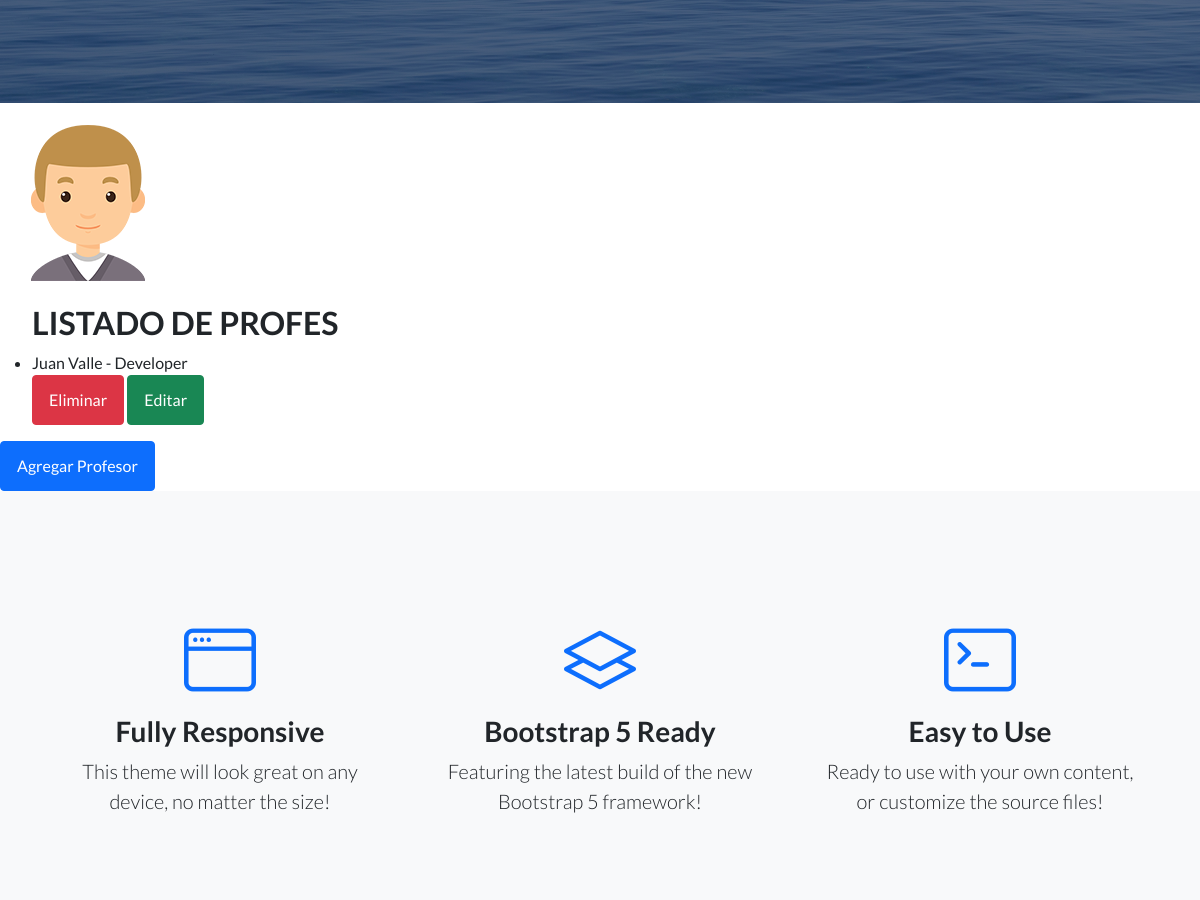
The page /AppCoder/leerProfesores/ (signed in, middle part) on the database as committed earlier.
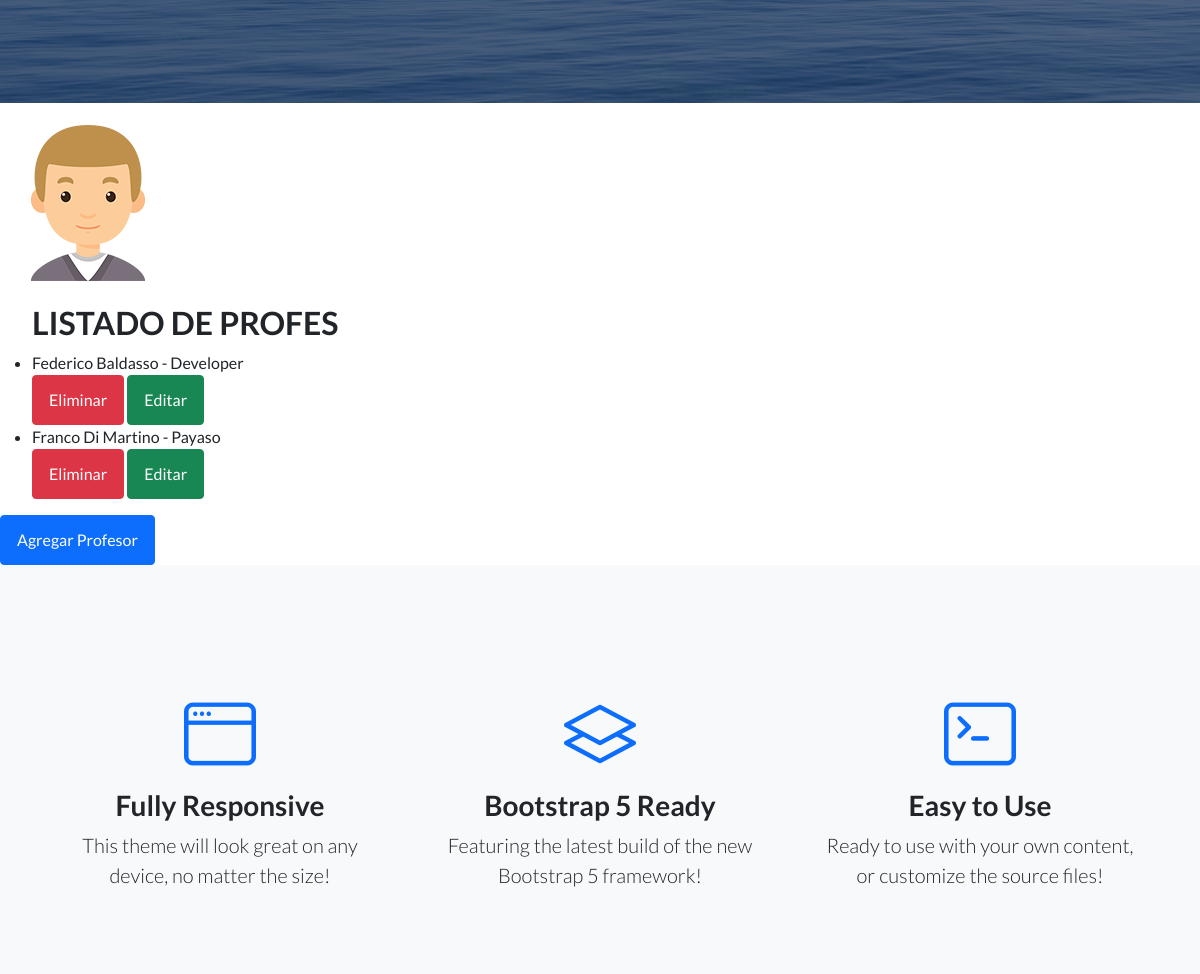
The same page on the database as committed later.
### AppCoder/models.py (models this page shows, shortened)
class Profesor(models.Model):
    nombre= models.CharField(max_length=50) #lo defino como un caracter de base de datos
    apellido=models.CharField(max_length=50) #lo defino como un entero de base de datos
    email=models.EmailField()
    profesion= models.CharField(max_length=50)

### AppCoder/views.py (the view)
# urls.py: path('leerProfesores/', leerProfesores, name="leerProfesores"),
@login_required #Solo permite acceder a la funcion y modificar lo que desee si estoy logueado
def leerProfesores(request):
    profesores=Profesor.objects.all()
    return render (request, "AppCoder/leerProfesores.html", {"profesores": profesores, "avatar": obtenerAvatar(request)})

### AppCoder/views.py (called while the page is built)
def obtenerAvatar(request):
    lista=Avatar.objects.filter(user=request.user)
    if len(lista)!=0:
        avatar=lista[0].imagen.url
    else:
        avatar="/media/avatars/avatarpordefecto.png"
    return avatar

### AppCoder/Templates/AppCoder/leerProfesores.html (shortened to what this page needs)
{% extends "AppCoder/padre.html" %}
{% load static %}
{% block contenido_que_cambia %}
<img src="{{ avatar }}" alt="">
<ul>
    <h2>LISTADO DE PROFES</h2>
    {% for profesor in profesores %}
    <li>{{ profesor.nombre }} {{ profesor.apellido }} - {{ profesor.profesion }}</li>
    <a class="btn btn-danger" href="{% url 'eliminarProfesor' profesor.id %}">Eliminar</a>
    <a class="btn btn-success" href="{% url 'editarProfesor' profesor.id %}">Editar</a>
    {% endfor %}
</ul>
<a class="btn btn-primary" href="{% url 'profeFormulario' %}">Agregar Profesor</a>
{% endblock %}

Rows that differ between the two databases and show on the page:
removed Profesor: nombre "Juan", apellido "Valle", profesion "Developer"
added Profesor: nombre "Federico", apellido "Baldasso", profesion "Developer"
added Profesor: nombre "Franco", apellido "Di Martino", profesion "Payaso"
